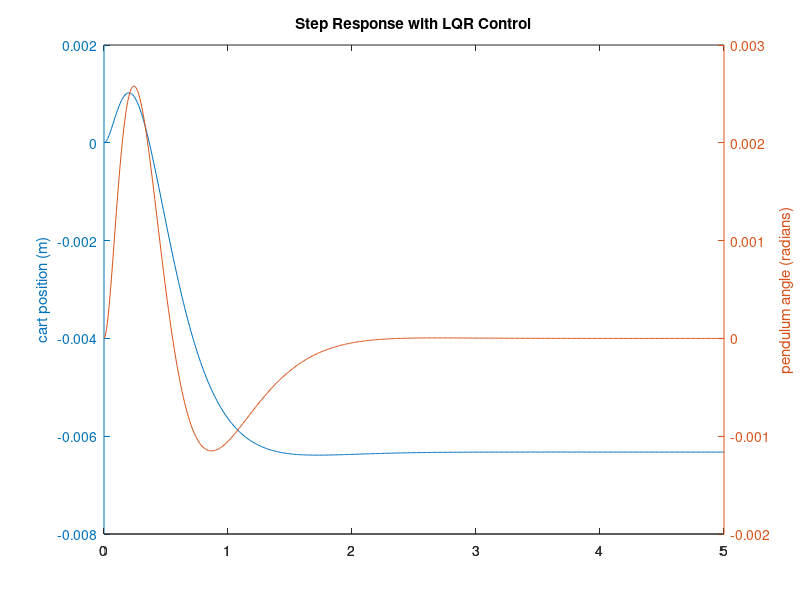

The MATLAB source for this figure:
M = 0.8;    %Mass of Cart
m = 0.2;    %Mass of pendulum
b = 0.15;   % Friction coefficient
I = 0.006;  %Moment of Inertia
g = 9.8;    %Acceleration due to gravity
l = 0.4;    %length from center of pendulum
p = I*(M+m)+M*m*l^2; %denominator for the A and B matrices
A = [0      1              0           0;
     0 -(I+m*l^2)*b/p  (m^2*g*l^2)/p   0;
     0      0              0           1;
     0 -(m*l*b)/p       m*g*l*(M+m)/p  0];
B = [     0;
     (I+m*l^2)/p;
          0;
        m*l/p];
C = [1 0 0 0;
     0 0 1 0];
D = [0;
     0];

states = {'x' 'x_dot' 'phi' 'phi_dot'};
inputs = {'u'};
outputs = {'x'; 'phi'};

sys_ss = ss(A,B,C,D,'statename',states,'inputname',inputs,'outputname',outputs);
Q = C'*C;
Q(1,1)=1000;
Q(3,3)=500;
R = 1;
K = lqr(A,B,Q,R)
Q
Ac = [(A-B*K)];
Bc = [B];
Cc = [C];
Dc = [D];

states = {'x' 'x_dot' 'phi' 'phi_dot'};
inputs = {'r'};
outputs = {'x'; 'phi'};

sys_cl = ss(Ac,Bc,Cc,Dc,'statename',states,'inputname',inputs,'outputname',outputs);

t = 0:0.01:5;
r =0.2*ones(size(t));
[y,t,x]=lsim(sys_cl,r,t);
[AX,H1,H2] = plotyy(t,y(:,1),t,y(:,2),'plot');
set(get(AX(1),'Ylabel'),'String','cart position (m)')
set(get(AX(2),'Ylabel'),'String','pendulum angle (radians)')
title('Step Response with LQR Control')
